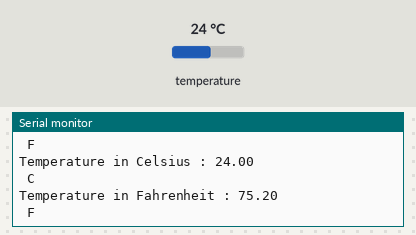
A sketch run on a simulated Arduino Uno, built with avr-gcc and run on an emulated ATmega328P. On the bench: the last lines printed to the serial monitor. Wiring (inferred from the names in the program): MCP9808 temperature sensor at I2C address 0x18. The inputs (shaded band) are chosen by the test bench; at power-on: temperature 24 °C.

Above: at 1.3 s.
1.4 s: temperature set to 12 °C
At 1.88 s:
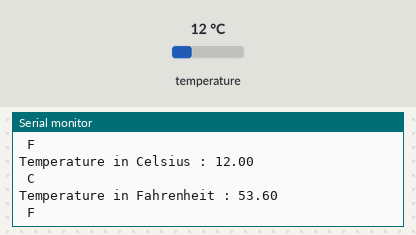
2.9 s: temperature set to 19 °C
At 3.42 s:
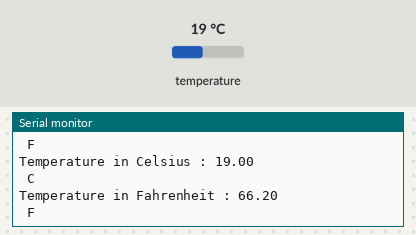
Timing chart, 0 to 5.9 s (numbered marks = the images above; inputs shaded):
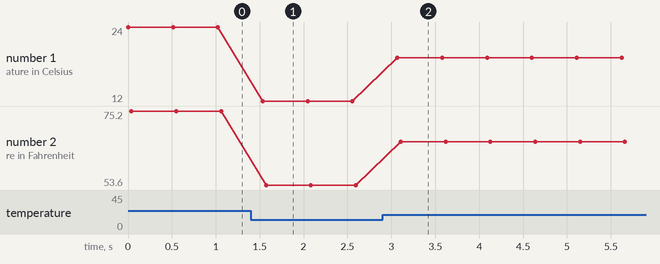

The sketch:

MCP9808.ino
```cpp
// (licence header left out)
#include<Wire.h>

// MCP9808 I2C address is 0x18(24)
#define Addr 0x18

void setup()
{
  // Initialise I2C communication as MASTER
  Wire.begin();
  // Initialise Serial Communication, set baud rate = 9600
  Serial.begin(9600);

  // Start I2C Transmission
  Wire.beginTransmission(Addr);
  // Select configuration register
  Wire.write(0x01);
  // Continuous conversion mode, Power-up default
  Wire.write(0x00);
  Wire.write(0x00);
  // Stop I2C Transmission
  Wire.endTransmission();

  // Start I2C Transmission
  Wire.beginTransmission(Addr);
  // Select resolution rgister
  Wire.write(0x08);
  // Resolution = +0.0625 / C
  Wire.write(0x03);
  // Stop I2C Transmission
  Wire.endTransmission();
}

void loop()
{
  unsigned int data[2];

  // Starts I2C communication
  Wire.beginTransmission(Addr);
  // Select data register
  Wire.write(0x05);
  // Stop I2C transmission
  Wire.endTransmission();

  // Request 2 bytes of data
  Wire.requestFrom(Addr, 2);

  // Read 2 bytes of data
  // temp MSB, temp LSB
  if(Wire.available() == 2)
  {
    data[0] = Wire.read();
    data[1] = Wire.read();
  }

  // Convert the data to 13-bits
  int temp = ((data[0] & 0x1F) * 256 + data[1]);
  if(temp > 4095)
  {
    temp -= 8192;
  }
  float cTemp = temp * 0.0625;
  float fTemp = cTemp * 1.8 + 32;

  // Output data to screen
  Serial.print("Temperature in Celsius : ");
  Serial.println(cTemp);
  Serial.println(" C");
  Serial.print("Temperature in Fahrenheit : ");
  Serial.println(fTemp);
  Serial.println(" F");
  delay(500);
}
```

Measured:
- after the input at 1.4 s, the serial monitor: prints a new line after 0.13 s (image 1)
- after the input at 2.9 s, the serial monitor: prints a new line after 0.17 s (image 2)
- plotted number 1: 24 → 12 after the input at 1.4 s, 12 → 19 after the input at 2.9 s
- plotted number 2: 75.2 → 53.6 after the input at 1.4 s, 53.6 → 66.2 after the input at 2.9 s
